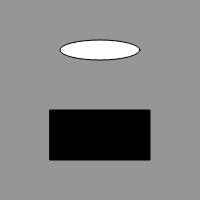
Frame 1 (no input)
Frame 60 (no input): identical to frame 1, image omitted
Frame 120 (the mouse pressed at the canvas centre since frame 60): identical to frame 1, image omitted

The p5.js sketch that drew this single still picture (run headless with seeded random() and noise() and a simulated clock; from frame 60 on, the mouse is pressed at the canvas centre):

// p5.js sketch
// ── sketch.js
function setup() {
    createCanvas(200, 200);
}

function draw() {
    background(150);
    fill(255);
    ellipse(100,50,80,20);
    fill(0)
    rect(50, 110, 100, 50);
}
